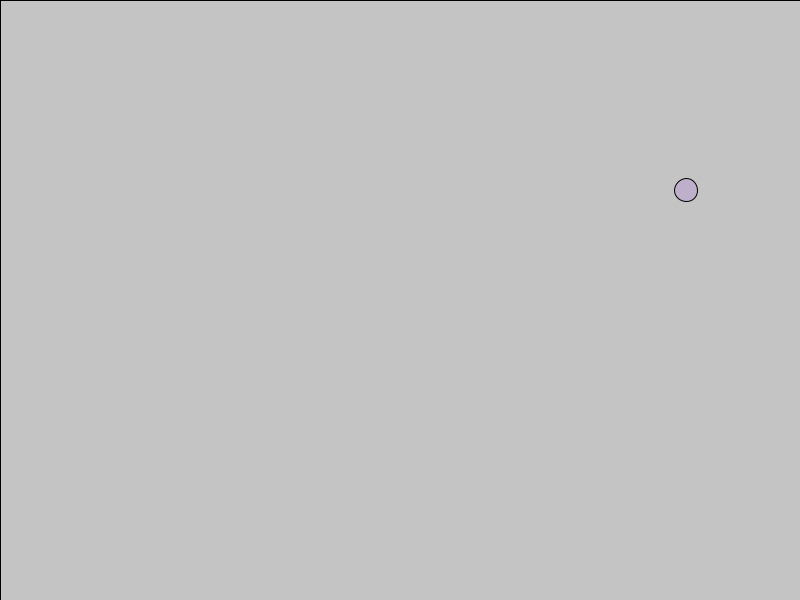
Frame 1 (no input)
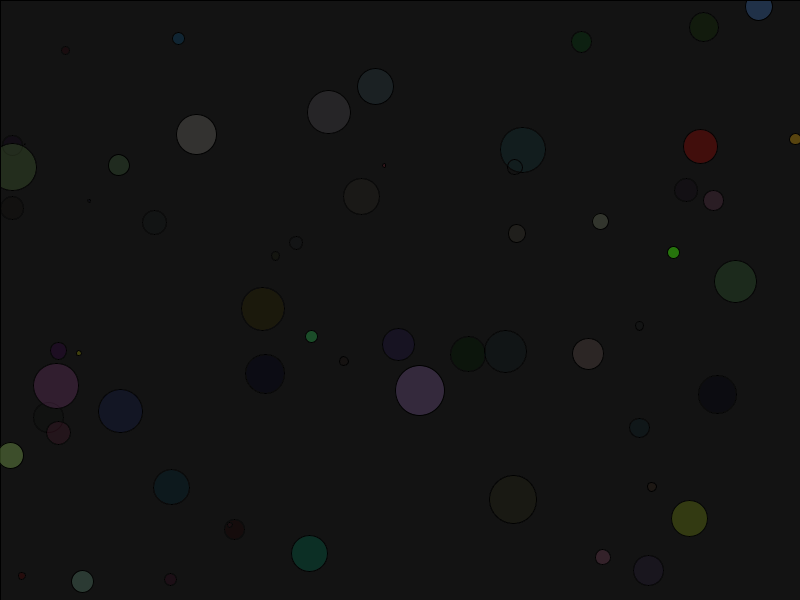
Frame 60 (the mouse pressed at the canvas centre just before this capture)
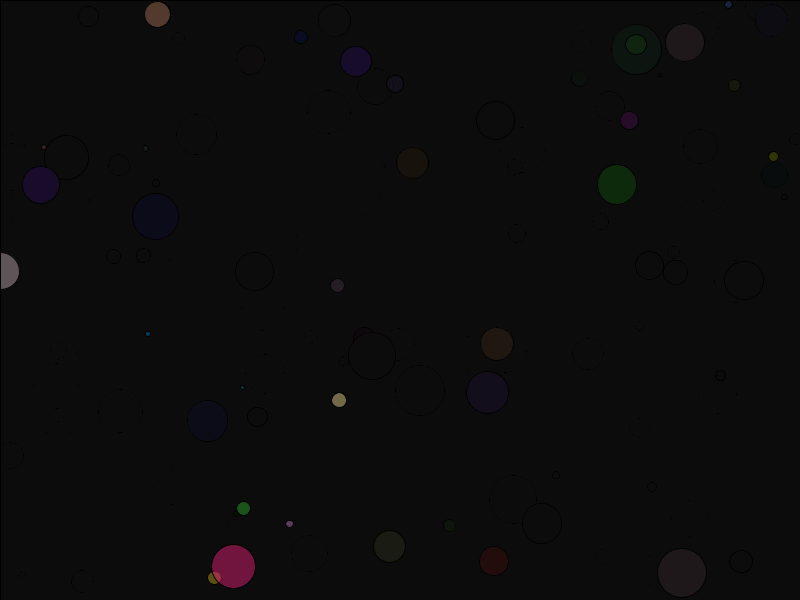
Frame 120 (the mouse held since frame 60 and released just before this capture)

The Processing sketch that drew these frames (run headless with seeded random() and noise(); from frame 60 on, the mouse is pressed at the canvas centre):

// Processing sketch: fireflies
// ── fireflies.pde
void setup()
{
  size(800,600);
}

void draw()
{
  fill(color(0,0,0,10));
rect(0, 0, 800, 600);
fill(color((random(255)),(random(255)),(random(255)),(random(175))));
circle(random(800), random(600), random(50));
}
